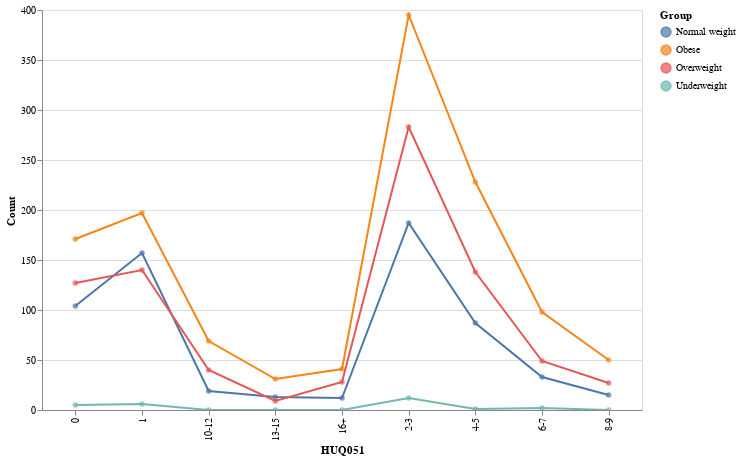

The notebook cell this image was saved under:
### Code cell
#Using Altair to plot a interactive visualization
unhealthy_atoc_reset = unhealthy_atoc.reset_index()
melted_df = pd.melt(unhealthy_atoc_reset, id_vars=['HUQ051'], var_name='Group', value_name='Count')
chart = alt.Chart(melted_df).mark_circle().encode(x='HUQ051:O', y='Count:Q', color='Group:N', tooltip=['HUQ051', 'Count', 'Group']).properties(width=600, height=400).interactive()
lines = alt.Chart(melted_df).mark_line().encode(x='HUQ051:O',y='Count:Q',color='Group:N')
chart+lines

### Figure 1 — Vega-Lite specification as saved in the notebook (floating-point values rounded to 4 significant figures)
{"config": {"view": {"continuousWidth": 400, "continuousHeight": 300}}, "layer": [{"mark": "circle", "encoding": {"color": {"field": "Group", "type": "nominal"}, "tooltip": [{"field": "HUQ051", "type": "nominal"}, {"field": "Count", "type": "quantitative"}, {"field": "Group", "type": "nominal"}], "x": {"field": "HUQ051", "type": "ordinal"}, "y": {"field": "Count", "type": "quantitative"}}, "height": 400, "selection": {"selector002": {"type": "interval", "bind": "scales", "encodings": ["x", "y"]}}, "width": 600}, {"mark": "line", "encoding": {"color": {"field": "Group", "type": "nominal"}, "x": {"field": "HUQ051", "type": "ordinal"}, "y": {"field": "Count", "type": "quantitative"}}}], "data": {"name": "data-675955b4279af707fb248c2574bceb9e"}, "$schema": "https://vega.github.io/schema/vega-lite/v4.17.0.json", "datasets": {"data-675955b4279af707fb248c2574bceb9e": [{"HUQ051": "0", "Group": "Normal weight", "Count": 104}, {"HUQ051": "1", "Group": "Normal weight", "Count": 157}, {"HUQ051": "10-12", "Group": "Normal weight", "Count": 19}, {"HUQ051": "13-15", "Group": "Normal weight", "Count": 13}, {"HUQ051": "16+", "Group": "Normal weight", "Count": 12}, {"HUQ051": "2-3", "Group": "Normal weight", "Count": 187}, {"HUQ051": "4-5", "Group": "Normal weight", "Count": 87}, {"HUQ051": "6-7", "Group": "Normal weight", "Count": 33}, {"HUQ051": "8-9", "Group": "Normal weight", "Count": 15}, {"HUQ051": "0", "Group": "Obese", "Count": 171}, {"HUQ051": "1", "Group": "Obese", "Count": 197}, {"HUQ051": "10-12", "Group": "Obese", "Count": 69}, {"HUQ051": "13-15", "Group": "Obese", "Count": 31}, {"HUQ051": "16+", "Group": "Obese", "Count": 41}, {"HUQ051": "2-3", "Group": "Obese", "Count": 395}, {"HUQ051": "4-5", "Group": "Obese", "Count": 228}, {"HUQ051": "6-7", "Group": "Obese", "Count": 98}, {"HUQ051": "8-9", "Group": "Obese", "Count": 50}, {"HUQ051": "0", "Group": "Overweight", "Count": 127}, {"HUQ051": "1", "Group": "Overweight", "Count": 140}, {"HUQ051": "10-12", "Group": "Overweight", "Count": 40}, {"HUQ051": "13-15", "Group": "Overweight", "Count": 9}, {"HUQ051": "16+", "Group": "Overweight", "Count": 28}, {"HUQ051": "2-3", "Group": "Overweight", "Count": 283}, {"HUQ051": "4-5", "Group": "Overweight", "Count": 138}, {"HUQ051": "6-7", "Group": "Overweight", "Count": 49}, {"HUQ051": "8-9", "Group": "Overweight", "Count": 27}, {"HUQ051": "0", "Group": "Underweight", "Count": 5}, {"HUQ051": "1", "Group": "Underweight", "Count": 6}, {"HUQ051": "10-12", "Group": "Underweight", "Count": 0}, {"HUQ051": "13-15", "Group": "Underweight", "Count": 0}, {"HUQ051": "16+", "Group": "Underweight", "Count": 0}, {"HUQ051": "2-3", "Group": "Underweight", "Count": 12}, {"HUQ051": "4-5", "Group": "Underweight", "Count": 1}, {"HUQ051": "6-7", "Group": "Underweight", "Count": 2}, {"HUQ051": "8-9", "Group": "Underweight", "Count": 0}]}}
